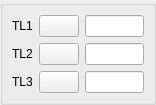
<ui version="4.0" >
 <class>DlgRef_3Sel_QTD</class>
 <widget class="QWidget" name="DlgRef_3Sel_QTD" >
  <property name="geometry" >
   <rect>
    <x>0</x>
    <y>0</y>
    <width>156</width>
    <height>103</height>
   </rect>
  </property>
  <property name="sizePolicy" >
   <sizepolicy>
    <hsizetype>5</hsizetype>
    <vsizetype>7</vsizetype>
    <horstretch>0</horstretch>
    <verstretch>0</verstretch>
   </sizepolicy>
  </property>
  <property name="windowTitle" >
   <string/>
  </property>
  <layout class="QGridLayout" >
   <property name="margin" >
    <number>0</number>
   </property>
   <property name="spacing" >
    <number>6</number>
   </property>
   <item row="0" column="0" >
    <widget class="QGroupBox" name="GroupBox1" >
     <property name="title" >
      <string/>
     </property>
     <layout class="QGridLayout" >
      <property name="margin" >
       <number>9</number>
      </property>
      <property name="spacing" >
       <number>6</number>
      </property>
      <item row="0" column="2" >
       <widget class="QLineEdit" name="LineEdit1" />
      </item>
      <item row="0" column="0" >
       <widget class="QLabel" name="TextLabel1" >
        <property name="sizePolicy" >
         <sizepolicy>
          <hsizetype>0</hsizetype>
          <vsizetype>0</vsizetype>
          <horstretch>0</horstretch>
          <verstretch>0</verstretch>
         </sizepolicy>
        </property>
        <property name="text" >
         <string>TL1</string>
        </property>
        <property name="wordWrap" >
         <bool>false</bool>
        </property>
       </widget>
      </item>
      <item row="1" column="0" >
       <widget class="QLabel" name="TextLabel2" >
        <property name="sizePolicy" >
         <sizepolicy>
          <hsizetype>0</hsizetype>
          <vsizetype>0</vsizetype>
          <horstretch>0</horstretch>
          <verstretch>0</verstretch>
         </sizepolicy>
        </property>
        <property name="text" >
         <string>TL2</string>
        </property>
        <property name="wordWrap" >
         <bool>false</bool>
        </property>
       </widget>
      </item>
      <item row="2" column="1" >
       <widget class="QPushButton" name="PushButton3" >
        <property name="sizePolicy" >
         <sizepolicy>
          <hsizetype>0</hsizetype>
          <vsizetype>0</vsizetype>
          <horstretch>0</horstretch>
          <verstretch>0</verstretch>
         </sizepolicy>
        </property>
        <property name="text" >
         <string/>
        </property>
       </widget>
      </item>
      <item row="1" column="1" >
       <widget class="QPushButton" name="PushButton2" >
        <property name="sizePolicy" >
         <sizepolicy>
          <hsizetype>0</hsizetype>
          <vsizetype>0</vsizetype>
          <horstretch>0</horstretch>
          <verstretch>0</verstretch>
         </sizepolicy>
        </property>
        <property name="text" >
         <string/>
        </property>
       </widget>
      </item>
      <item row="2" column="0" >
       <widget class="QLabel" name="TextLabel3" >
        <property name="sizePolicy" >
         <sizepolicy>
          <hsizetype>0</hsizetype>
          <vsizetype>0</vsizetype>
          <horstretch>0</horstretch>
          <verstretch>0</verstretch>
         </sizepolicy>
        </property>
        <property name="text" >
         <string>TL3</string>
        </property>
        <property name="wordWrap" >
         <bool>false</bool>
        </property>
       </widget>
      </item>
      <item row="2" column="2" >
       <widget class="QLineEdit" name="LineEdit3" />
      </item>
      <item row="0" column="1" >
       <widget class="QPushButton" name="PushButton1" >
        <property name="sizePolicy" >
         <sizepolicy>
          <hsizetype>0</hsizetype>
          <vsizetype>0</vsizetype>
          <horstretch>0</horstretch>
          <verstretch>0</verstretch>
         </sizepolicy>
        </property>
        <property name="text" >
         <string/>
        </property>
       </widget>
      </item>
      <item row="1" column="2" >
       <widget class="QLineEdit" name="LineEdit2" />
      </item>
     </layout>
    </widget>
   </item>
  </layout>
 </widget>
 <layoutdefault spacing="6" margin="11" />
 <pixmapfunction>qPixmapFromMimeSource</pixmapfunction>
 <tabstops>
  <tabstop>PushButton1</tabstop>
  <tabstop>LineEdit1</tabstop>
  <tabstop>PushButton2</tabstop>
  <tabstop>LineEdit2</tabstop>
  <tabstop>PushButton3</tabstop>
  <tabstop>LineEdit3</tabstop>
 </tabstops>
 <resources/>
 <connections/>
</ui>
